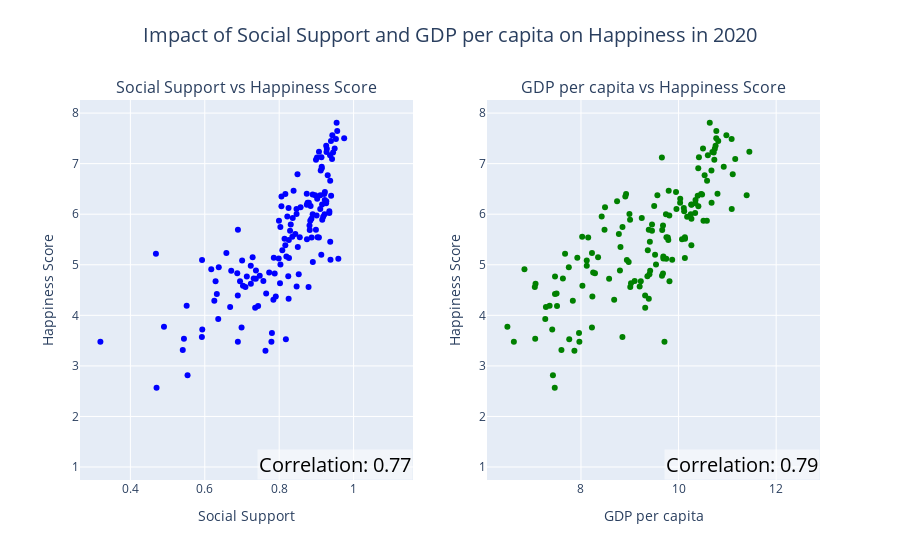

Notebook code for this chart:
### Markdown cell above
To find out if there is a big correlation between social factors and happiness, we compared it with the correlation between GDP per capita and happiness. This is important to show the relevence of this second perspective.

### Code cell
import pandas as pd
import plotly.express as px
from scipy.stats import pearsonr
from plotly.subplots import make_subplots

# Load the dataset
df = pd.read_csv('databases/merged_dataset2_updated.csv')

# Extract relevant columns
df = df[['Country', 'Logged GDP per capita', 'Social support', 'Happiness Score 2020']]

# Convert to numeric, handling errors if any
df['Logged GDP per capita'] = pd.to_numeric(df['Logged GDP per capita'], errors='coerce')
df['Social support'] = pd.to_numeric(df['Social support'], errors='coerce')
df['Happiness Score 2020'] = pd.to_numeric(df['Happiness Score 2020'], errors='coerce')

# Drop rows with missing values
df = df.dropna()

# Compute correlation coefficients
corr_social_support, _ = pearsonr(df['Social support'], df['Happiness Score 2020'])
corr_gdp, _ = pearsonr(df['Logged GDP per capita'], df['Happiness Score 2020'])

# Create interactive scatter plot for Social Support vs Happiness Score
fig1 = px.scatter(df, x='Social support', y='Happiness Score 2020', 
                  title='Social Support vs Happiness Score 2020',
                  labels={'Social support': 'Social support', 'Happiness Score 2020': 'Happiness Score 2020'},
                  hover_name='Country', hover_data={'Happiness Score 2020': ':.2f', 'Social support': ':.2f'})

fig1.update_traces(marker=dict(color='blue'))


# Create interactive scatter plot for Logged GDP per capita vs Happiness Score
fig2 = px.scatter(df, x='Logged GDP per capita', y='Happiness Score 2020', 
                  title='Logged GDP per capita vs Happiness Score 2020',
                  labels={'Logged GDP per capita': 'Logged GDP per capita', 'Happiness Score 2020': 'Happiness Score 2020'},
                  hover_name='Country', hover_data={'Happiness Score 2020': ':.2f', 'Logged GDP per capita': ':.2f'})

fig2.update_traces(marker=dict(color='green'))


# Combine the two figures into a single plot
combined_fig = make_subplots(rows=1, cols=2, subplot_titles=("Social Support vs Happiness Score", "GDP per capita vs Happiness Score"))
for trace in fig1.data:
    combined_fig.add_trace(trace, row=1, col=1)
for trace in fig2.data:
    combined_fig.add_trace(trace, row=1, col=2)

# Update x-axis and y-axis titles for each subplot
combined_fig.update_xaxes(title_text="Social Support", row=1, col=1)
combined_fig.update_yaxes(title_text="Happiness Score", row=1, col=1)
combined_fig.update_xaxes(title_text="GDP per capita", row=1, col=2)
combined_fig.update_yaxes(title_text="Happiness Score", row=1, col=2)

# Calculate relative position for annotations
x_annotation1 = 0.95 # Adjust as needed
x_annotation2 = 11.3  # Adjust as needed
y_annotation = 1.05   # Adjust as needed

# Calculate relative font size
font_size = 20  # Adjust as needed

# Add textbox annotations at the top center of each subplot
combined_fig.add_annotation(
    text=f'Correlation: {corr_social_support:.2f}',
    xref='paper', yref='paper',
    x=x_annotation1, y=y_annotation,
    showarrow=False,
    font=dict(size=font_size, color='black'),
    align='left', bgcolor='rgba(255, 255, 255, 0.5)',
    row=1, col=1
)

combined_fig.add_annotation(
    text=f'Correlation: {corr_gdp:.2f}',
    xref='paper', yref='paper',
    x=x_annotation2, y=y_annotation,
    showarrow=False,
    font=dict(size=font_size, color='black'),
    align='left', bgcolor='rgba(255, 255, 255, 0.5)',
    row=1, col=2
)


# Update layout with centered and larger title
combined_fig.update_layout(
    title_text='Impact of Social Support and GDP per capita on Happiness in 2020',
    title_x=0.5,  # Center title horizontally
    title_y=0.95,  # Position title slightly above the plots
    title_font=dict(size=20),  # Increase font size
    showlegend=False
)
# Show the combined figure
combined_fig.show()

### Figure 1 — Plotly figure (JSON) as saved in the notebook; plotly's stock layout.template omitted (floating-point values rounded to 4 significant figures; data arrays with more than 128 entries replaced by an {"elided": "..."} marker saying what was removed)
{"data": [{"hovertemplate": "<b>%{hovertext}</b><br><br>Social support=%{x:.2f}<br>Happiness Score 2020=%{y:.2f}<extra></extra>", "hovertext": {"elided": "143 str values"}, "legendgroup": "", "marker": {"color": "blue", "symbol": "circle"}, "mode": "markers", "name": "", "orientation": "v", "showlegend": false, "type": "scatter", "x": {"elided": "143 float values"}, "xaxis": "x", "y": {"elided": "143 float values"}, "yaxis": "y"}, {"hovertemplate": "<b>%{hovertext}</b><br><br>Logged GDP per capita=%{x:.2f}<br>Happiness Score 2020=%{y:.2f}<extra></extra>", "hovertext": {"elided": "143 str values"}, "legendgroup": "", "marker": {"color": "green", "symbol": "circle"}, "mode": "markers", "name": "", "orientation": "v", "showlegend": false, "type": "scatter", "x": {"elided": "143 float values"}, "xaxis": "x2", "y": {"elided": "143 float values"}, "yaxis": "y2"}], "layout": {"annotations": [{"font": {"size": 16}, "showarrow": false, "text": "Social Support vs Happiness Score", "x": 0.225, "xanchor": "center", "xref": "paper", "y": 1, "yanchor": "bottom", "yref": "paper"}, {"font": {"size": 16}, "showarrow": false, "text": "GDP per capita vs Happiness Score", "x": 0.775, "xanchor": "center", "xref": "paper", "y": 1, "yanchor": "bottom", "yref": "paper"}, {"align": "left", "bgcolor": "rgba(255, 255, 255, 0.5)", "font": {"color": "black", "size": 20}, "showarrow": false, "text": "Correlation: 0.77", "x": 0.95, "xref": "x", "y": 1.05, "yref": "y"}, {"align": "left", "bgcolor": "rgba(255, 255, 255, 0.5)", "font": {"color": "black", "size": 20}, "showarrow": false, "text": "Correlation: 0.79", "x": 11.3, "xref": "x2", "y": 1.05, "yref": "y2"}], "showlegend": false, "title": {"font": {"size": 20}, "text": "Impact of Social Support and GDP per capita on Happiness in 2020", "x": 0.5, "y": 0.95}, "xaxis": {"anchor": "y", "domain": [0, 0.45], "title": {"text": "Social Support"}}, "xaxis2": {"anchor": "y2", "domain": [0.55, 1], "title": {"text": "GDP per capita"}}, "yaxis": {"anchor": "x", "domain": [0, 1], "title": {"text": "Happiness Score"}}, "yaxis2": {"anchor": "x2", "domain": [0, 1], "title": {"text": "Happiness Score"}}}}
